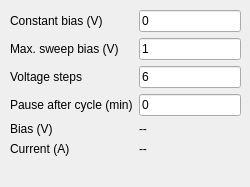
     <widget class="QWidget" name="electrical_tab">
      <attribute name="title">
       <string>Settings</string>
      </attribute>
      <widget class="QWidget" name="formLayoutWidget">
       <property name="geometry">
        <rect>
         <x>10</x>
         <y>10</y>
         <width>231</width>
         <height>168</height>
        </rect>
       </property>
       <layout class="QFormLayout" name="formLayout_bias">
        <property name="labelAlignment">
         <set>Qt::AlignLeading|Qt::AlignLeft|Qt::AlignVCenter</set>
        </property>
        <property name="horizontalSpacing">
         <number>6</number>
        </property>
        <item row="0" column="1">
         <widget class="QLineEdit" name="set_bias">
          <property name="text">
           <string>0</string>
          </property>
          <property name="placeholderText">
           <string>0.01</string>
          </property>
         </widget>
        </item>
        <item row="1" column="0">
         <widget class="QLabel" name="max_bias_label">
          <property name="text">
           <string>Max. sweep bias (V)</string>
          </property>
         </widget>
        </item>
        <item row="1" column="1">
         <widget class="QLineEdit" name="max_bias">
          <property name="text">
           <string>1</string>
          </property>
          <property name="placeholderText">
           <string>0.5</string>
          </property>
         </widget>
        </item>
        <item row="2" column="0">
         <widget class="QLabel" name="voltage_steps_label">
          <property name="text">
           <string>Voltage steps</string>
          </property>
         </widget>
        </item>
        <item row="2" column="1">
         <widget class="QLineEdit" name="voltage_steps">
          <property name="text">
           <string>6</string>
          </property>
          <property name="placeholderText">
           <string>10</string>
          </property>
         </widget>
        </item>
        <item row="3" column="0">
         <widget class="QLabel" name="pause_keith_label">
          <property name="text">
           <string>Pause after cycle (min)</string>
          </property>
         </widget>
        </item>
        <item row="4" column="0">
         <widget class="QLabel" name="bias_label">
          <property name="text">
           <string>Bias (V)</string>
          </property>
         </widget>
        </item>
        <item row="4" column="1">
         <widget class="QLabel" name="actual_bias">
          <property name="text">
           <string>--</string>
          </property>
         </widget>
        </item>
        <item row="5" column="0">
         <widget class="QLabel" name="current_label">
          <property name="text">
           <string>Current (A)</string>
          </property>
         </widget>
        </item>
        <item row="5" column="1">
         <widget class="QLabel" name="current_display">
          <property name="sizePolicy">
           <sizepolicy hsizetype="Ignored" vsizetype="Preferred">
            <horstretch>0</horstretch>
            <verstretch>0</verstretch>
           </sizepolicy>
          </property>
          <property name="text">
           <string>--</string>
          </property>
         </widget>
        </item>
        <item row="0" column="0">
         <widget class="QLabel" name="constant_bias_label">
          <property name="text">
           <string>Constant bias (V)</string>
          </property>
         </widget>
        </item>
        <item row="3" column="1">
         <widget class="QLineEdit" name="set_keith_pause">
          <property name="text">
           <string>0</string>
          </property>
          <property name="placeholderText">
           <string>2</string>
          </property>
         </widget>
        </item>
       </layout>
      </widget>
     </widget>
